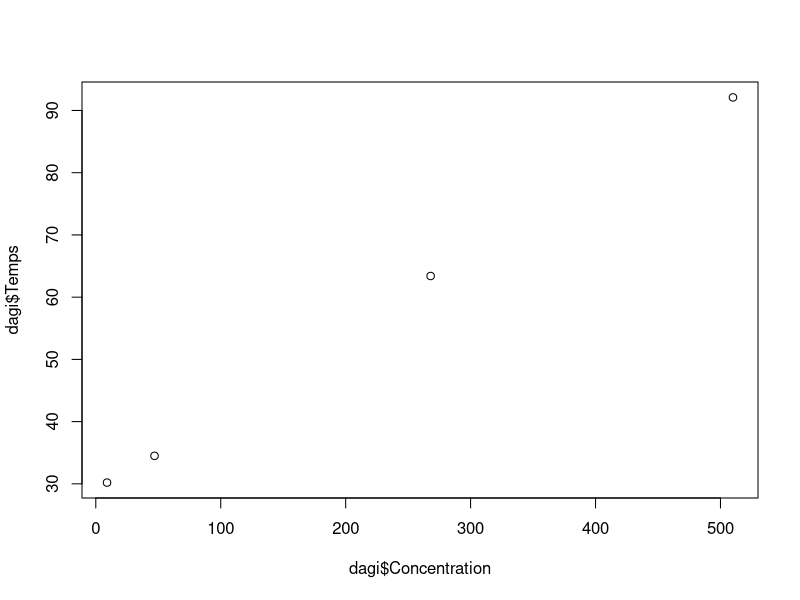
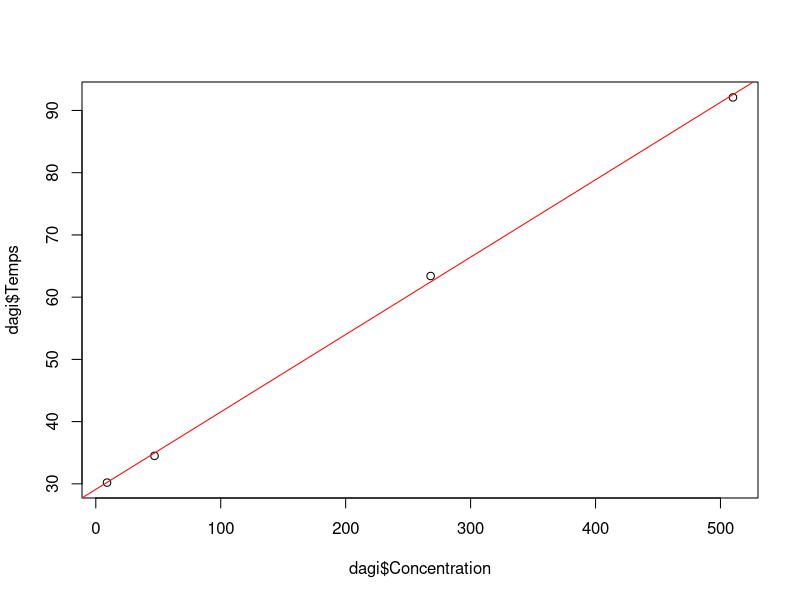
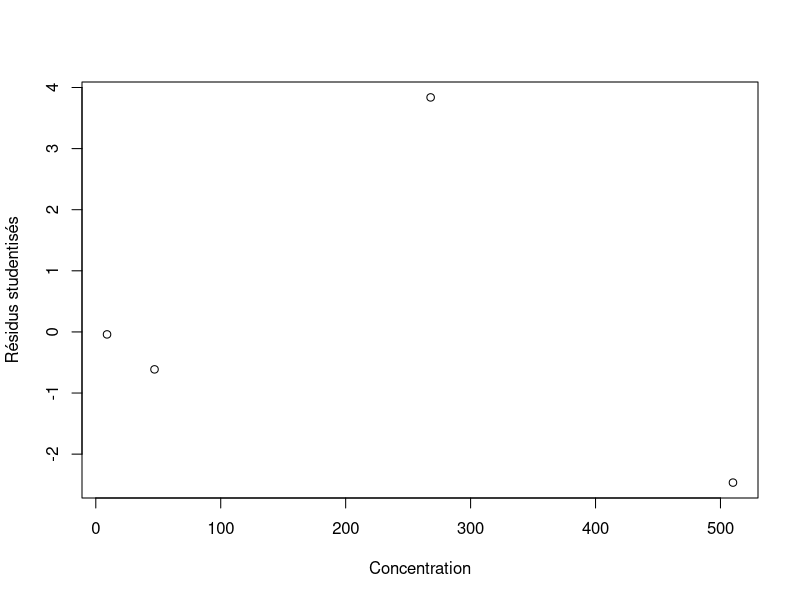

The R source for these figures, in order: (Note: this script raises an error after producing the figures.)
## ---- chunk 1
knitr::opts_chunk$set(echo = TRUE)
## ---- chunk 2
library(dplyr)

## ---- chunk 3
dagi = read.csv2("data/etalonnage_dagi.csv", sep = ";")

summary(dagi)

plot(x=dagi$Concentration, y=dagi$Temps)
## ---- chunk 4
modele <- lm(dagi$Temps ~ dagi$Concentration)

summary(modele)
## ---- chunk 5
plot(x=dagi$Concentration, y=dagi$Temps)
abline(modele, col = "red")
## ---- chunk 6
res <- rstudent(modele)
plot(dagi$Concentration,res,xlab="Concentration", ylab="Résidus studentisés")
## ---- chunk 7
blancs <- read.csv2("data/blancDabitranChrono.csv", sep = ";")

plot(x=dagi$Concentration, y=dagi$Temps, ylim = c(27,35), xlim = c(0,50))
points(0*blancs$Temps, blancs$Temps)
abline(modele, col = "red")

## ---- chunk 8
shapiro.test(blancs$Temps)
## ---- chunk 9
qqnorm(blancs$Temps )
qqline(blancs$Temps, col='red')
## ---- chunk 10
(quantile(blancs$Temps, 0.95) - modele$coefficients[1])/modele$coefficients[2]

## ---- chunk 11
moyenne_b <- mean(blancs$Temps)
var_b <- var(blancs$Temps)
sigma_b <- sqrt(var_b)
n = 30
LOB1 <- (moyenne_b + qt(0.95, n - 1)*sigma_b*sqrt(1 + 1/n) - modele$coefficients[1])/modele$coefficients[2]
LOB1

## ---- chunk 12
X <- model.matrix(modele)
XTX <- t(X) %*% X
D <- det(XTX)
somme = sum(dagi$Concentration)
n <- 4
LOB2 <-  qt(0.95, n - 2)*sigma(modele)*sqrt(1 + 1/n + somme^2/n/D)/modele$coefficients[2]
LOB2
## ---- chunk 13
K <- (qt(0.05, n - 2)*sigma(modele)/modele$coefficients[2])^2
a <- 1 - K*n/D
b <- -2*(LOB1 -K*somme/D)
c <- LOB1^2 - K*(1+1/n + somme^2/n/D)
delta <- b^2 - 4*a*c
(-b + sqrt(delta))/2/a

## ---- chunk 14
p <-22
a <- n/D
b <- -2*somme/D
c <- somme^2/n/D + 1 + 1/n - p^2/K
delta <- b^2 - 4*a*c
(-b + sqrt(delta))/2/a
(-b - sqrt(delta))/2/a
## ---- chunk 15
#limite de quantification relative
r = 0.15
Kbis <- (sigma(modele)/modele$coefficients[2])^2
a <- n/D - r^2/Kbis
b <- -2*somme/D
c <- somme^2/n/D + 1 + 1/n
delta <- b^2 - 4*a*c
(-b + sqrt(delta))/2/a
(-b - sqrt(delta))/2/a
## ---- chunk 16
# à 95%
a <- n/D - r^2/K
b <- -2*somme/D
c <- somme^2/n/D + 1 + 1/n
delta <- b^2 - 4*a*c
(-b + sqrt(delta))/2/a
(-b - sqrt(delta))/2/a
## ---- chunk 17
#hétéroscedasticité :
y = dagi$Temps / sqrt(dagi$Concentration)
x1 = 1/sqrt(dagi$Concentration)
x2 = sqrt(dagi$Concentration)
modeleHet <-lm(y~x1+x2-1)
summary(modeleHet)
## ---- chunk 18
res <- rstudent(modeleHet)
plot(dagi$Concentration,res,xlab="Concentration", ylab="Résidus studentisés")

## ---- chunk 19
n = 30
LOB_het1 <- (moyenne_b + qt(0.95, n - 1)*sigma_b*sqrt(1 + 1/n) - modeleHet$coefficients[1])/modeleHet$coefficients[2]
LOB_het1
## ---- chunk 20
n <- 4
somme_inv = sum(1/dagi$Concentration)
X <- model.matrix(modeleHet)
XTX <- t(X) %*% X
D_het <- det(XTX)

K_het = (qt(0.05, n - 2)*sigma(modeleHet)/modeleHet$coefficients[2])^2

LOB_het2 = sqrt(K_het*(1/somme_inv + n^2/D_het/somme_inv))
LOB_het2
x = 3
(sqrt(K_het*(x + 1/somme_inv + (x*somme_inv -n)^2/D_het/somme_inv)))
## ---- chunk 21
a <- 1 - K_het*somme_inv/D_het
b <- -2*LOB_het1 -K_het*(1 -2*n/D_het)
c <- LOB_het1^2 - K_het*(1/somme_inv + n^2/somme_inv/D_het)
delta <- b^2 - 4*a*c
(-b + sqrt(delta))/2/a
## ---- chunk 22
#limites de 
#absolu
p <- 22
a <- somme_inv/D_het
b <- 1 -2*n/D_het
c <- 1/somme_inv + n^2/somme_inv/D_het - p^2 /K_het
delta <- b^2 - 4*a*c
(-b + sqrt(delta))/2/a
(-b - sqrt(delta))/2/a
## ---- chunk 23
#relative
r <- 0.15
a <- somme_inv/D_het -r^2/K_het
b <- 1 -2*n/D_het
c <- 1/somme_inv + n^2/somme_inv/D_het
delta <- b^2 - 4*a*c
(-b + sqrt(delta))/2/a
(-b - sqrt(delta))/2/a
## ---- chunk 24
#hetéro linéaire
v0 = var(blancs$Temps)
v1 = (sigma(modele)^2 - v0)/somme*n
y = dagi$Temps / sqrt(v0 +v1*dagi$Concentration)
x1 = 1/sqrt(v0 + v1 * dagi$Concentration)
x2 = dagi$Concentration / sqrt(v0 + v1*dagi$Concentration)
modeleHet <-lm(y~x1+x2-1)
summary(modeleHet)
## ---- chunk 25
res <- rstudent(modeleHet)
plot(dagi$Concentration,res,xlab="Concentration", ylab="Résidus studentisés")

## ---- chunk 26
n = 30
LOB_het1 <- (moyenne_b + qt(0.95, n - 1)*sigma_b*sqrt(1 + 1/n) - modeleHet$coefficients[1])/modeleHet$coefficients[2]
LOB_het1
## ---- chunk 27
n <- 4
somme_inv = sum(1/(v0 +v1*dagi$Concentration))
X <- model.matrix(modeleHet)
XTX <- t(X) %*% X
D_het <- det(XTX)

K_het = (qt(0.05, n - 2)*sigma(modeleHet)/modeleHet$coefficients[2])^2

LOB_het = sqrt(K_het*(v0 + 1/somme_inv + n^2/D_het/somme_inv))
LOB_het
## ---- chunk 28
a <- 1 - K_het*somme_inv/D_het
b <- -2*LOB_het1 -K_het*(v1 -2*n/D_het)
c <- LOB_het1^2 - K_het*(v0 + 1/somme_inv + n^2/somme_inv/D_het)
delta <- b^2 - 4*a*c
(-b + sqrt(delta))/2/a
## ---- chunk 29
#limites de 
#absolu
p <- 22
a <- somme_inv/D_het
b <- v1 -2*n/D_het
c <- v0 + 1/somme_inv + n^2/somme_inv/D_het - p^2 /K_het
delta <- b^2 - 4*a*c
(-b + sqrt(delta))/2/a
(-b - sqrt(delta))/2/a
## ---- chunk 30
#relative
r <- 0.15
a <- somme_inv/D_het -r^2/K_het
b <- v1 -2*n/D_het
c <- v0 + 1/somme_inv + n^2/somme_inv/D_het
delta <- b^2 - 4*a*c
(-b + sqrt(delta))/2/a
(-b - sqrt(delta))/2/a
